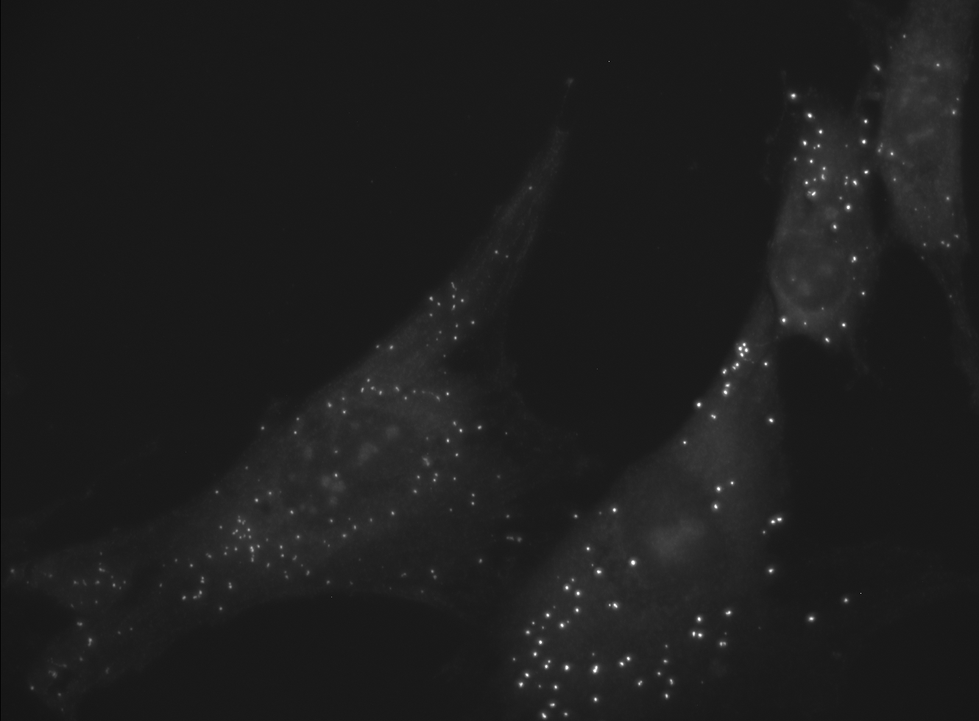
#> input picture test_data/BH/1/Y5.TIF, 979 x 721 px, shrunk from 1330 x 980 before the run, found by its file name; the run also reads 2 pictures not shown here
$ python pixel_num.calculation.py ../test_data/BH/1/Y5.TIF
#> lines starting #> are read from the running program, lines starting #| are printed output that depends on the picture
#!/usr/bin/env python3


from sys import argv

from cv2 import (imread, IMREAD_GRAYSCALE)
from numpy import (array, sum)


def calculate_image_size(cycles):
    """"""
    tol_size = 0

    for cycle_id in range(0, len(cycles)):
        channel_A = imread('/'.join((cycles[cycle_id], 'Y5.tif')), IMREAD_GRAYSCALE)
#> channel_A is the input picture: shape (721, 979); min 5, max 255, mean 30
        channel_T = imread('/'.join((cycles[cycle_id], 'FAM.tif')), IMREAD_GRAYSCALE)
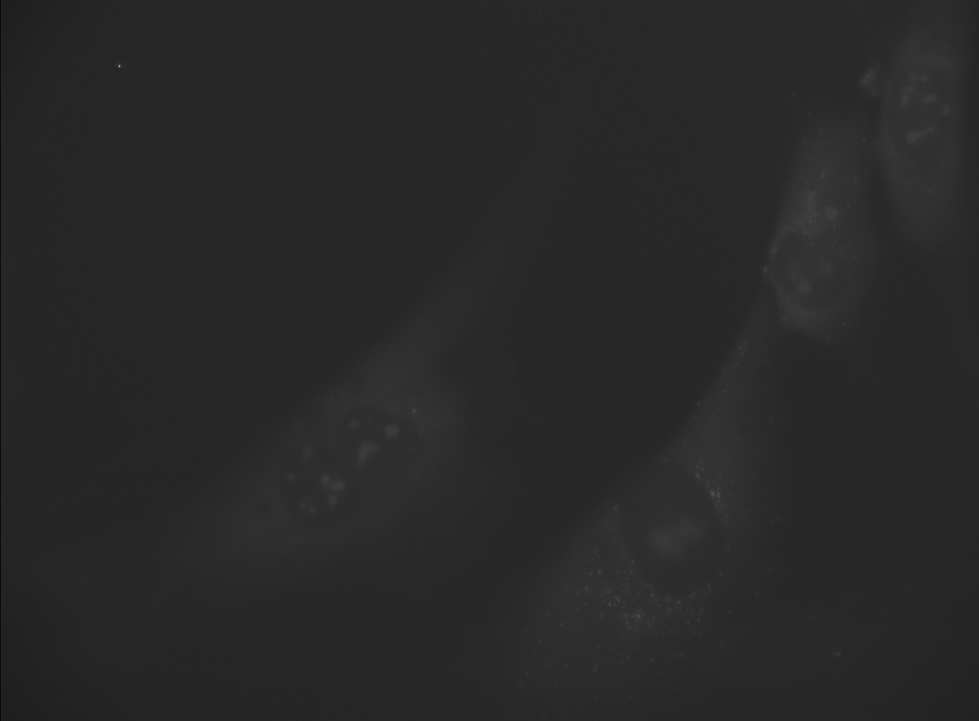
#> input picture test_data/BH/1/FAM.TIF, 979 x 721 px, shrunk from 1330 x 980 before the run, found by its file name
#> channel_T is the input picture: shape (721, 979); min 7, max 176, mean 40.6
        channel_C = imread('/'.join((cycles[cycle_id], 'TXR.tif')), IMREAD_GRAYSCALE)
        channel_G = imread('/'.join((cycles[cycle_id], 'Y3.tif')), IMREAD_GRAYSCALE)
        channel_0 = imread('/'.join((cycles[cycle_id], 'DAPI.tif')), IMREAD_GRAYSCALE)
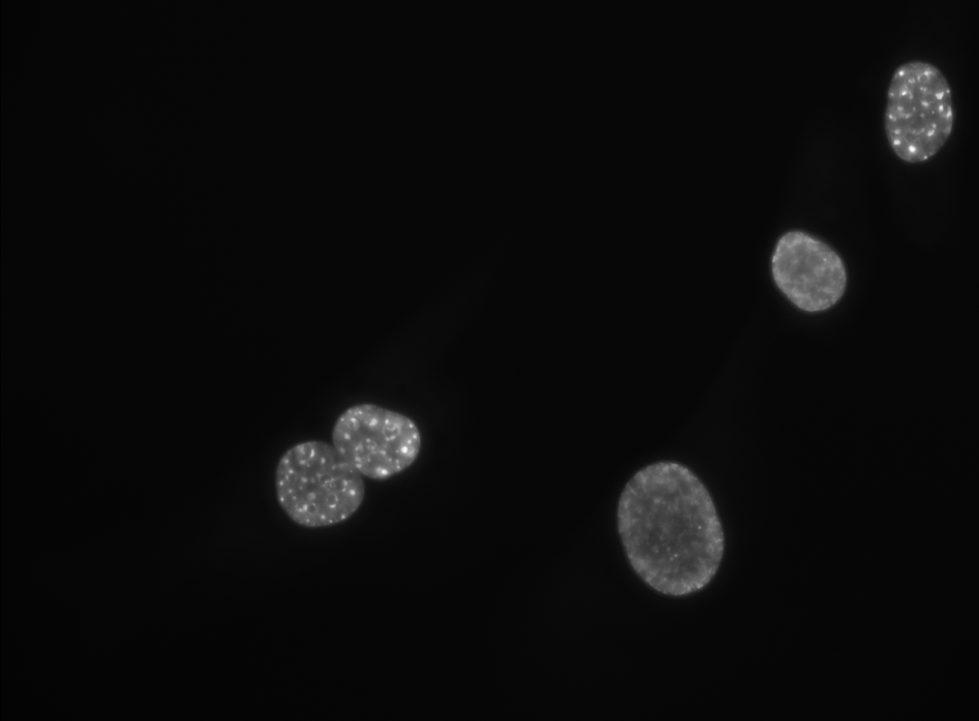
#> input picture test_data/BH/1/DAPI.TIF, 979 x 721 px, shrunk from 1330 x 980 before the run, found by its file name
#> channel_0 is the input picture: shape (721, 979); min 1, max 254, mean 10.9

        size = sum(array([channel_A.size, channel_T.size, channel_C.size, channel_G.size, channel_0.size]))
#> size = 3529295

        tol_size += size
#> tol_size = 3529295

    return tol_size


if __name__ == '__main__':
    total_size = calculate_image_size(argv[1:])
#> total_size = 3529295
    print(total_size)
#| 3529295
